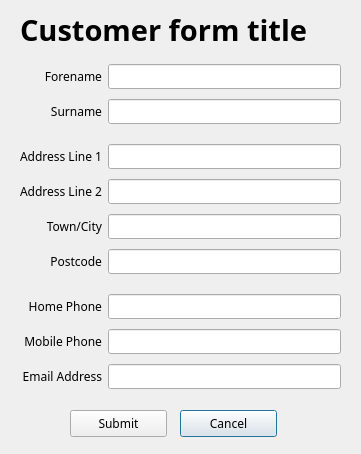
<?xml version="1.0" encoding="UTF-8"?>
<ui version="4.0">
 <class>CustomerForm</class>
 <widget class="QDialog" name="CustomerForm">
  <property name="geometry">
   <rect>
    <x>0</x>
    <y>0</y>
    <width>361</width>
    <height>454</height>
   </rect>
  </property>
  <property name="font">
   <font>
    <family>Sans Serif</family>
   </font>
  </property>
  <property name="windowTitle">
   <string>Customer Form</string>
  </property>
  <widget class="QPushButton" name="pushButton_cancel">
   <property name="geometry">
    <rect>
     <x>180</x>
     <y>410</y>
     <width>97</width>
     <height>27</height>
    </rect>
   </property>
   <property name="font">
    <font>
     <family>Sans Serif</family>
    </font>
   </property>
   <property name="text">
    <string>Cancel</string>
   </property>
  </widget>
  <widget class="QPushButton" name="pushButton_submit">
   <property name="geometry">
    <rect>
     <x>70</x>
     <y>410</y>
     <width>97</width>
     <height>27</height>
    </rect>
   </property>
   <property name="font">
    <font>
     <family>Sans Serif</family>
    </font>
   </property>
   <property name="text">
    <string>Submit</string>
   </property>
  </widget>
  <widget class="QLabel" name="label_customerFormTitle">
   <property name="geometry">
    <rect>
     <x>20</x>
     <y>10</y>
     <width>331</width>
     <height>41</height>
    </rect>
   </property>
   <property name="font">
    <font>
     <family>Sans Serif</family>
     <pointsize>22</pointsize>
     <weight>75</weight>
     <bold>true</bold>
    </font>
   </property>
   <property name="text">
    <string>Customer form title</string>
   </property>
   <property name="alignment">
    <set>Qt::AlignLeading|Qt::AlignLeft|Qt::AlignTop</set>
   </property>
  </widget>
  <widget class="QWidget" name="gridLayoutWidget">
   <property name="geometry">
    <rect>
     <x>20</x>
     <y>60</y>
     <width>321</width>
     <height>334</height>
    </rect>
   </property>
   <layout class="QGridLayout" name="gridLayout">
    <item row="0" column="0">
     <widget class="QLabel" name="label_forename">
      <property name="font">
       <font>
        <family>Sans Serif</family>
       </font>
      </property>
      <property name="text">
       <string>Forename</string>
      </property>
      <property name="alignment">
       <set>Qt::AlignRight|Qt::AlignTrailing|Qt::AlignVCenter</set>
      </property>
     </widget>
    </item>
    <item row="1" column="0">
     <widget class="QLabel" name="label_surname">
      <property name="font">
       <font>
        <family>Sans Serif</family>
       </font>
      </property>
      <property name="text">
       <string>Surname</string>
      </property>
      <property name="alignment">
       <set>Qt::AlignRight|Qt::AlignTrailing|Qt::AlignVCenter</set>
      </property>
     </widget>
    </item>
    <item row="2" column="0">
     <spacer name="verticalSpacer">
      <property name="orientation">
       <enum>Qt::Vertical</enum>
      </property>
      <property name="sizeType">
       <enum>QSizePolicy::Fixed</enum>
      </property>
      <property name="sizeHint" stdset="0">
       <size>
        <width>20</width>
        <height>10</height>
       </size>
      </property>
     </spacer>
    </item>
    <item row="3" column="0">
     <widget class="QLabel" name="label_addressLine1">
      <property name="font">
       <font>
        <family>Sans Serif</family>
       </font>
      </property>
      <property name="text">
       <string>Address Line 1</string>
      </property>
      <property name="alignment">
       <set>Qt::AlignRight|Qt::AlignTrailing|Qt::AlignVCenter</set>
      </property>
     </widget>
    </item>
    <item row="4" column="0">
     <widget class="QLabel" name="label_addressLine2">
      <property name="font">
       <font>
        <family>Sans Serif</family>
       </font>
      </property>
      <property name="text">
       <string>Address Line 2</string>
      </property>
      <property name="alignment">
       <set>Qt::AlignRight|Qt::AlignTrailing|Qt::AlignVCenter</set>
      </property>
     </widget>
    </item>
    <item row="5" column="0">
     <widget class="QLabel" name="label_town">
      <property name="font">
       <font>
        <family>Sans Serif</family>
       </font>
      </property>
      <property name="text">
       <string>Town/City</string>
      </property>
      <property name="alignment">
       <set>Qt::AlignRight|Qt::AlignTrailing|Qt::AlignVCenter</set>
      </property>
     </widget>
    </item>
    <item row="6" column="0">
     <widget class="QLabel" name="label_postcode">
      <property name="font">
       <font>
        <family>Sans Serif</family>
       </font>
      </property>
      <property name="text">
       <string>Postcode</string>
      </property>
      <property name="alignment">
       <set>Qt::AlignRight|Qt::AlignTrailing|Qt::AlignVCenter</set>
      </property>
     </widget>
    </item>
    <item row="7" column="0">
     <spacer name="verticalSpacer_3">
      <property name="orientation">
       <enum>Qt::Vertical</enum>
      </property>
      <property name="sizeType">
       <enum>QSizePolicy::Fixed</enum>
      </property>
      <property name="sizeHint" stdset="0">
       <size>
        <width>20</width>
        <height>10</height>
       </size>
      </property>
     </spacer>
    </item>
    <item row="8" column="0">
     <widget class="QLabel" name="label_homePhone">
      <property name="font">
       <font>
        <family>Sans Serif</family>
       </font>
      </property>
      <property name="text">
       <string>Home Phone</string>
      </property>
      <property name="alignment">
       <set>Qt::AlignRight|Qt::AlignTrailing|Qt::AlignVCenter</set>
      </property>
     </widget>
    </item>
    <item row="9" column="0">
     <widget class="QLabel" name="label_mobilePhone">
      <property name="font">
       <font>
        <family>Sans Serif</family>
       </font>
      </property>
      <property name="text">
       <string>Mobile Phone</string>
      </property>
      <property name="alignment">
       <set>Qt::AlignRight|Qt::AlignTrailing|Qt::AlignVCenter</set>
      </property>
     </widget>
    </item>
    <item row="10" column="0">
     <widget class="QLabel" name="label_emailAddress">
      <property name="font">
       <font>
        <family>Sans Serif</family>
       </font>
      </property>
      <property name="text">
       <string>Email Address</string>
      </property>
      <property name="alignment">
       <set>Qt::AlignRight|Qt::AlignTrailing|Qt::AlignVCenter</set>
      </property>
     </widget>
    </item>
    <item row="0" column="1">
     <widget class="QLineEdit" name="lineEdit_forename">
      <property name="font">
       <font>
        <family>Sans Serif</family>
       </font>
      </property>
     </widget>
    </item>
    <item row="1" column="1">
     <widget class="QLineEdit" name="lineEdit_surname">
      <property name="font">
       <font>
        <family>Sans Serif</family>
       </font>
      </property>
     </widget>
    </item>
    <item row="2" column="1">
     <spacer name="verticalSpacer_2">
      <property name="orientation">
       <enum>Qt::Vertical</enum>
      </property>
      <property name="sizeType">
       <enum>QSizePolicy::Fixed</enum>
      </property>
      <property name="sizeHint" stdset="0">
       <size>
        <width>20</width>
        <height>10</height>
       </size>
      </property>
     </spacer>
    </item>
    <item row="3" column="1">
     <widget class="QLineEdit" name="lineEdit_addressLine1">
      <property name="font">
       <font>
        <family>Sans Serif</family>
       </font>
      </property>
     </widget>
    </item>
    <item row="4" column="1">
     <widget class="QLineEdit" name="lineEdit_addressLine2">
      <property name="font">
       <font>
        <family>Sans Serif</family>
       </font>
      </property>
     </widget>
    </item>
    <item row="5" column="1">
     <widget class="QLineEdit" name="lineEdit_town">
      <property name="font">
       <font>
        <family>Sans Serif</family>
       </font>
      </property>
     </widget>
    </item>
    <item row="6" column="1">
     <widget class="QLineEdit" name="lineEdit_postcode">
      <property name="font">
       <font>
        <family>Sans Serif</family>
       </font>
      </property>
     </widget>
    </item>
    <item row="7" column="1">
     <spacer name="verticalSpacer_4">
      <property name="orientation">
       <enum>Qt::Vertical</enum>
      </property>
      <property name="sizeType">
       <enum>QSizePolicy::Fixed</enum>
      </property>
      <property name="sizeHint" stdset="0">
       <size>
        <width>20</width>
        <height>10</height>
       </size>
      </property>
     </spacer>
    </item>
    <item row="8" column="1">
     <widget class="QLineEdit" name="lineEdit_homePhone">
      <property name="font">
       <font>
        <family>Sans Serif</family>
       </font>
      </property>
     </widget>
    </item>
    <item row="9" column="1">
     <widget class="QLineEdit" name="lineEdit_mobilePhone">
      <property name="font">
       <font>
        <family>Sans Serif</family>
       </font>
      </property>
     </widget>
    </item>
    <item row="10" column="1">
     <widget class="QLineEdit" name="lineEdit_emailAddress">
      <property name="font">
       <font>
        <family>Sans Serif</family>
       </font>
      </property>
     </widget>
    </item>
   </layout>
  </widget>
 </widget>
 <resources/>
 <connections/>
</ui>
